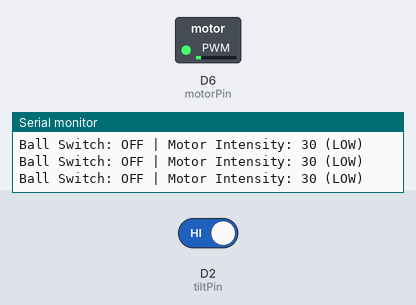
This sketch was run on a simulated ESP8266 (NodeMCU). Parts: switched loads named in the sketch (green lamp = pin HIGH), the last lines printed to the serial monitor. The inputs (shaded band) are chosen by the test bench; at power-on: D2 (tiltPin) HIGH.

Above: at 1.2 s.
1.3 s: D2 (tiltPin) driven LOW
At 1.9 s:
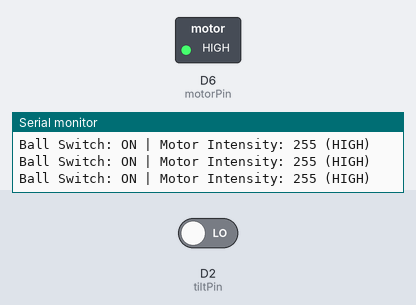
2.8 s: D2 (tiltPin) driven HIGH
At 3.3 s:
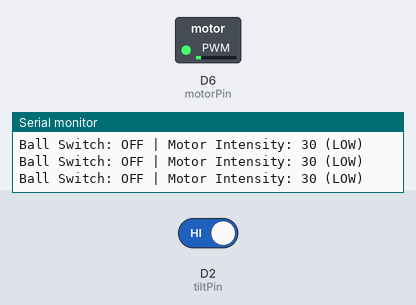
Timing chart, 0 to 5.8 s (numbered marks = the images above; inputs shaded):
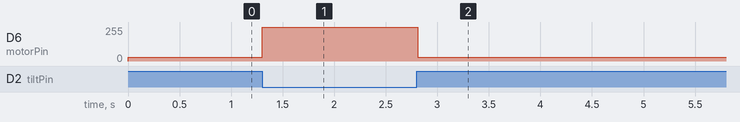

The sketch:

motionD.ino
```cpp
// MOTION CONE type D
// Wemo board
// Interactions and feedbacks:
// ball switch on, vibrating, off, stop
// lightvalue > 500, vibrating, <500, stop


// Pin
const int tiltPin = D2;
// const int photoResistorPin = A0;
const int motorPin = D6;

void setup() {
  pinMode(tiltPin, INPUT_PULLUP);
  pinMode(motorPin, OUTPUT);
  // pinMode(photoResistorPin, INPUT);

  digitalWrite(motorPin, LOW);
  Serial.begin(9600);
}

void loop() {
  int ballState = digitalRead(tiltPin); // 0 = on，1 = off
  // int lightValue = analogRead(photoResistorPin);

  // if (ballState == LOW || lightValue > 500) {
  //   digitalWrite(motorPin, HIGH);
  // } else {
  //   digitalWrite(motorPin, LOW);
  // }

  if (ballState == LOW) {
    analogWrite(motorPin, 255);
  } else {
    analogWrite(motorPin, 30);
  }

  // debug
  Serial.print("Ball Switch: ");
  Serial.print(ballState == LOW ? "ON" : "OFF");
  // Serial.print(" | Light Value: ");
  // Serial.print(lightValue);
  Serial.print(" | Motor Intensity: ");
  Serial.println(ballState == LOW ? "255 (HIGH)" : "30 (LOW)");

  delay(100);
}
```

Measured:
- after the input at 1.3 s, D6 (motorPin): 30/255 → 255/255 at once
- after the input at 2.8 s, D6 (motorPin): 255/255 → 30/255 at once
